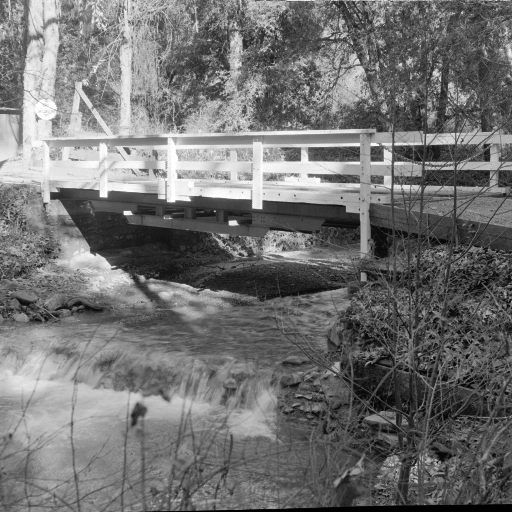
#> input picture Lab3/bridge.tif, 512 x 512 px
$ python Lab2.py
#> lines starting #> are read from the running program, lines starting #| are printed output that depends on the picture
import numpy as np
from PIL import Image
from cmath import phase
import math
from matplotlib import pyplot as plt


def threshold_processing(x):
    if x > 0.7:
        x = 1
    else:
        x = 0
    return x


# [45 lines left out: functions PSNR, auto_selection, not called in this run]


def generate_false_detection_cvz(count):
#> called with count = 100
    false_detection_cvz = []
    for i in range(count):
        false_detection_cvz.append(np.random.random(65536))
    return false_detection_cvz


def proximity_function(first_cvz, second_cvz):
    return sum(first_cvz * second_cvz) / (
            ((sum(first_cvz ** 2)) ** (1 / 2)) * ((sum(second_cvz ** 2)) ** (1 / 2)))


def false_detection(false_detection_cvz, cvz):
    false_detection_proximity_array = []
    for false_cvz in false_detection_cvz:
        false_detection_proximity_array.append(proximity_function(cvz, false_cvz))
    return false_detection_proximity_array


alpha1 = 100
CVZ = np.random.normal(0, 1, (256, 256))
flatten_CVZ = CVZ.flatten()
false_detection_cvz = generate_false_detection_cvz(100)
false_detection_proximity_array = false_detection(false_detection_cvz, CVZ.flatten())

x = np.arange(0, 100, 1)
y = false_detection_proximity_array
plt.xlabel("X axis")
plt.ylabel("Y axis")
plt.plot(x, y, color="red")
plt.show()
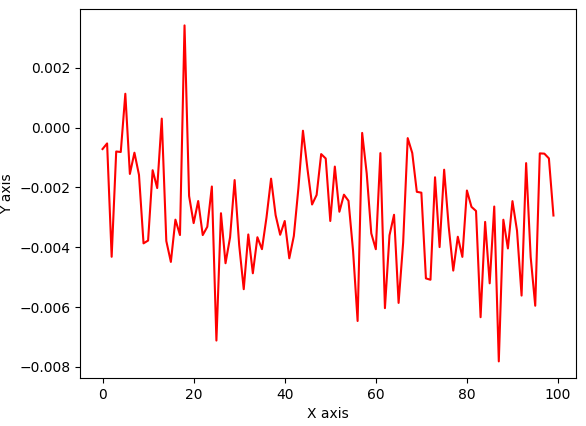
#> figure drawn by matplotlib, 1 panel; curve peaks at x = 18, y = 0.00342

image = Image.open("../Lab3/bridge.tif")
#> image is the input picture: PIL image 512x512 L; min 0, max 255, mean 113.8

#print(auto_selection(image))

# image.show()
image_array = np.asarray(image)

spectre_array = np.fft.fft2(image_array)

get_phase = np.vectorize(phase)
phase_array = get_phase(spectre_array)
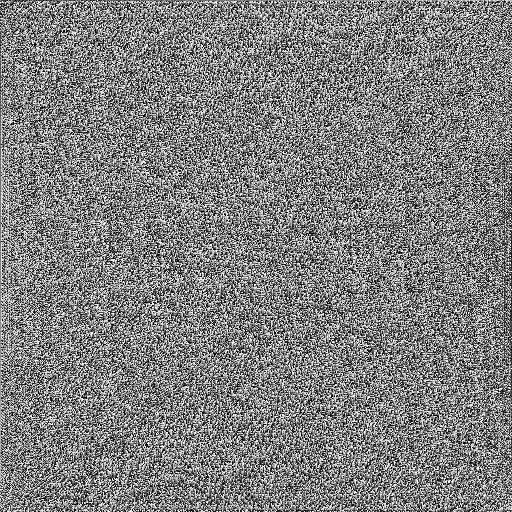
#> phase_array: shape (512, 512) float64; min -3.14, max 3.14, mean 1.2e-05; drawn with min black and max white
abs_spectre = abs(spectre_array)
abs_spectre1 = abs(spectre_array)
changed_abs_spectre = abs_spectre
changed_abs_spectre[128:384, 128:384] = abs_spectre[128:384, 128:384] + alpha1*CVZ
changed_spectre = changed_abs_spectre * np.exp(phase_array*1j)

# test_abs = abs(changed_spectre / np.exp(phase_array*1j))
# test_cvz = (test_abs[128:384, 128:384] - abs_spectre1[128:384, 128:384]) / alpha
# spectre_image = Image.fromarray(spectre_array)
reverse_array = abs(np.fft.ifft2(changed_spectre))

reverse_image = Image.fromarray(reverse_array)
reverse_image.convert("RGB").save("img_with_cvz.png")
new_image = Image.open("img_with_cvz.png").convert("L")

reverse_array = np.asarray(new_image)
reverse_spectre_array = np.fft.fft2(reverse_array)
reverse_abs_spectre = abs(reverse_spectre_array / np.exp(phase_array*1j))
included_cvz = (reverse_abs_spectre[128:384, 128:384] - abs_spectre1[128:384, 128:384]) / alpha1
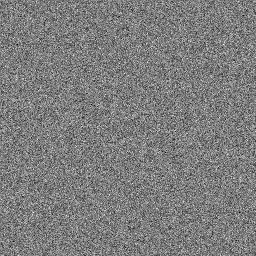
#> included_cvz: shape (256, 256) float64; min -17.43, max 18.06, mean 0.0446; drawn with min black and max white
flatten_cvz = CVZ.flatten()
flatten_included_cvz = included_cvz.flatten()
p = sum(flatten_cvz*flatten_included_cvz) / (((sum(flatten_cvz**2))**(1/2)) * ((sum(flatten_included_cvz**2))**(1/2)))
#> p = 0.672

included_cvz_estimation = threshold_processing(p)
#> included_cvz_estimation = 0
print(included_cvz_estimation)
#| 0

reverse_image = Image.fromarray(reverse_array)
# reverse_image.show()
print()
